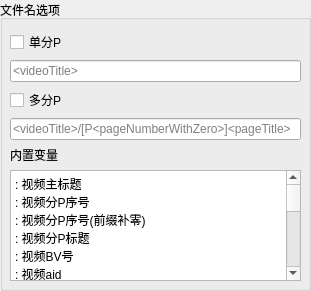
  <widget class="QGroupBox" name="groupBox_7">
   <property name="geometry">
    <rect>
     <x>1230</x>
     <y>20</y>
     <width>311</width>
     <height>291</height>
    </rect>
   </property>
   <property name="title">
    <string>文件名选项</string>
   </property>
   <widget class="QWidget" name="verticalLayoutWidget_4">
    <property name="geometry">
     <rect>
      <x>10</x>
      <y>30</y>
      <width>291</width>
      <height>251</height>
     </rect>
    </property>
    <layout class="QVBoxLayout" name="verticalLayout_14">
     <item>
      <layout class="QVBoxLayout" name="verticalLayout">
       <item>
        <widget class="QCheckBox" name="checkBox_F">
         <property name="text">
          <string>单分P</string>
         </property>
        </widget>
       </item>
       <item>
        <widget class="QLineEdit" name="lineEdit_F">
         <property name="placeholderText">
          <string>&lt;videoTitle&gt;</string>
         </property>
        </widget>
       </item>
      </layout>
     </item>
     <item>
      <layout class="QVBoxLayout" name="verticalLayout_2">
       <item>
        <widget class="QCheckBox" name="checkBox_M">
         <property name="text">
          <string>多分P</string>
         </property>
        </widget>
       </item>
       <item>
        <widget class="QLineEdit" name="lineEdit_M">
         <property name="placeholderText">
          <string>&lt;videoTitle&gt;/[P&lt;pageNumberWithZero&gt;]&lt;pageTitle&gt;</string>
         </property>
        </widget>
       </item>
      </layout>
     </item>
     <item>
      <layout class="QVBoxLayout" name="verticalLayout_18">
       <item>
        <widget class="QLabel" name="label_val">
         <property name="text">
          <string>内置变量</string>
         </property>
        </widget>
       </item>
       <item>
        <widget class="QPlainTextEdit" name="plainTextEdit">
         <property name="readOnly">
          <bool>true</bool>
         </property>
         <property name="plainText">
          <string>&lt;videoTitle&gt;: 视频主标题
&lt;pageNumber&gt;: 视频分P序号
&lt;pageNumberWithZero&gt;: 视频分P序号(前缀补零)
&lt;pageTitle&gt;: 视频分P标题
&lt;bvid&gt;: 视频BV号
&lt;aid&gt;: 视频aid
&lt;cid&gt;: 视频cid
&lt;dfn&gt;: 视频清晰度
&lt;res&gt;: 视频分辨率
&lt;fps&gt;: 视频帧率
&lt;videoCodecs&gt;: 视频编码
&lt;videoBandwidth&gt;: 视频码率
&lt;audioCodecs&gt;: 音频编码
&lt;audioBandwidth&gt;: 音频码率
&lt;ownerName&gt;: 上传者名称
&lt;ownerMid&gt;: 上传者mid
&lt;publishDate&gt;: 发布时间
&lt;apiType&gt;: API类型(TV/APP/INTL/WEB)</string>
         </property>
        </widget>
       </item>
      </layout>
     </item>
    </layout>
   </widget>
  </widget>
